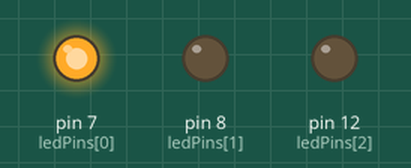
A sketch run on a simulated Arduino Uno, built with avr-gcc and run on an emulated ATmega328P. On the bench: output pins drawn as LEDs (lit = HIGH).

Above: at 0.12 s.
At 1.37 s:
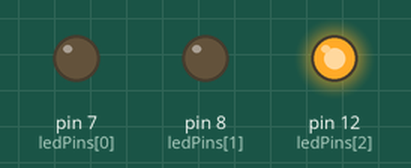
At 2.62 s:
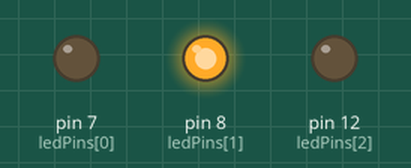
Timing chart, 0 to 3.0 s (numbered marks = the images above):
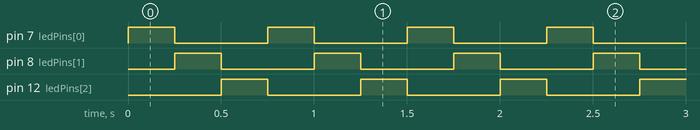

Measured:
- by itself, pin 7 (ledPins[0]), pin 8 (ledPins[1]), pin 12 (ledPins[2]): alternates HIGH for 0.25 s and LOW for 0.50 s
- by itself, everything shown: repeats every 0.75 s, in 3 steps

The sketch:

flashing_multiple_LEDs.ino
```cpp
int timeInterval = 250;
int ledPins[] = {7, 8, 12};
int totalPins = 3;


void setup() {
  // initialize the digital pin as an output.
  for (int i = 0; i < totalPins; ++i)
    {
      pinMode(ledPins[i], OUTPUT);
    }
}


void loop() {

  for (int i = 0; i < totalPins; ++i)
  {
    digitalWrite(ledPins[i], HIGH);
    delay(timeInterval);
    digitalWrite(ledPins[i], LOW);
  }
}
```
